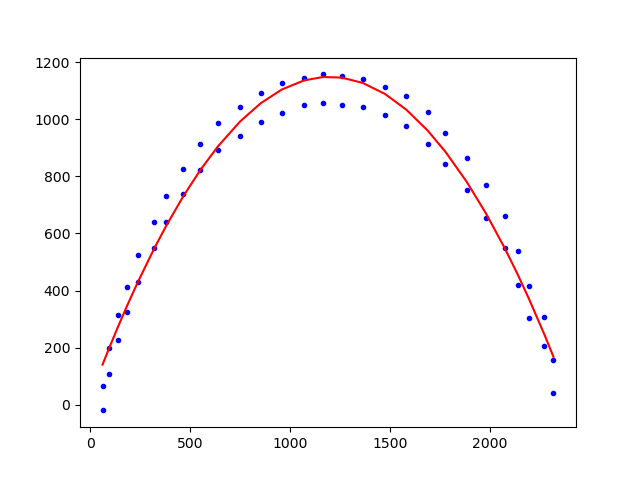

Source code (Python):
import cv2
import numpy as np
import os
import matplotlib.pyplot as plt

path_video = "ball_video1.mp4"
xdata =  np.array([])
ydata = np.array([])
coordinates = []

def generate_frames(path):

	if not os.path.exists("frames_ball1"):
		os.mkdir("frames_ball1")
	count = 1
	cap = cv2.VideoCapture(path)
	
	while (cap.isOpened()):
		success,img = cap.read()
		if success:
			cv2.imwrite("./frames_ball1/"+str(count)+".jpeg",img)
		else:
			break
		if cv2.waitKey(10) == 27:
		  	break
		count +=1
	cap.release()
	cv2.destroyAllWindows()
	return count

def read_frames(frame_num):
	path = "./frames_ball1/"+str(frame_num)+".jpeg"
	frame = cv2.imread(path)
	gray_frame = cv2.cvtColor(frame,cv2.COLOR_BGR2GRAY)
	thresh, bw_frame = cv2.threshold(gray_frame,127,255,cv2.THRESH_BINARY)
	final_frame = np.invert(bw_frame)
	
	#cv2.imshow("out",final_frame)
	#cv2.waitKey(0)

	ret, thresh = cv2.threshold(final_frame,127,255,0)
	contours,hierarchy = cv2.findContours(thresh,cv2.RETR_TREE,cv2.CHAIN_APPROX_SIMPLE)
	pixels = np.where(thresh == 255)
	# print(np.asarray(pixels))
	
	xcord = np.mean(np.asarray(pixels[1]))
	ycord_max = 1600 - np.max(np.asarray(pixels[0]))
	ycord_min = 1600 - np.min(np.asarray(pixels[0]))
	
	# print(int (xcord),int (ycord))
	# cv2.imshow("out",thresh)
	# cv2.waitKey(100)
	
	centre = [int(xcord),int(ycord_min),int(ycord_max)]
	return centre

def least_square(x,y):
	A = np.zeros((len(x),3))
	Y = np.zeros((len(y),1))
	for r in range(0,len(x)):
		A[r][0] = x[r]**2
		A[r][1] = x[r]
		A[r][2] = 1
		Y[r][0] = y[r]
	
	alpha = np.dot((np.dot(np.linalg.inv(np.dot(A.T,A)),A.T)),Y)
	
	#print ("alpha = ",alpha)
	
	return alpha

def function(x,alpha):
	Y = A[0]*x**2 + A[1]*x + A[2]
	return Y

if '__name__ == __main__':
	c = generate_frames(path_video)

	for i in range (1,c):
		coordinates = read_frames(i)
		point1 = [coordinates[0],coordinates[1]]
		point2 = [coordinates[0],coordinates[2]]
		xdata = np.append(xdata, coordinates[0])
		xdata = np.append(xdata, coordinates[0])
		ydata = np.append(ydata, coordinates[1])
		ydata = np.append(ydata, coordinates[2])
	
	# print('xdata = ',xdata)
	# print('ydata = ',ydata)

	A = least_square(xdata,ydata)
	y = function(xdata,A)

	plt.plot(xdata,ydata,'b.', label = " Top and Bottom most point of ball ")
	plt.plot(xdata,y,'r', label = " Least square approximation of the ball path")
	plt.savefig('ball1.png')
	plt.legend()
	plt.show()